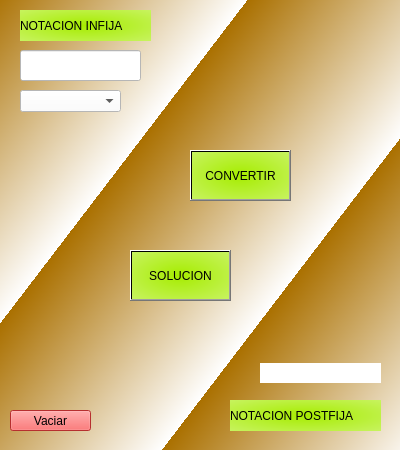
<?xml version="1.0" encoding="UTF-8"?>
<ui version="4.0">
 <class>Dialog</class>
 <widget class="QDialog" name="Dialog">
  <property name="geometry">
   <rect>
    <x>0</x>
    <y>0</y>
    <width>400</width>
    <height>450</height>
   </rect>
  </property>
  <property name="windowTitle">
   <string>21130876_LuisBarranco</string>
  </property>
  <property name="styleSheet">
   <string notr="true">background-color: qlineargradient(spread:repeat, x1:0.292, y1:0.38, x2:0.663, y2:0.699, stop:0 rgba(170, 112, 0, 255), stop:1 rgba(255, 255, 255, 255));</string>
  </property>
  <widget class="QPushButton" name="pushButton_convertir">
   <property name="geometry">
    <rect>
     <x>190</x>
     <y>150</y>
     <width>101</width>
     <height>51</height>
    </rect>
   </property>
   <property name="styleSheet">
    <string notr="true">background-color: qradialgradient(spread:pad, cx:0.5, cy:0.5, radius:1.887, fx:0.494, fy:0.5, stop:0 rgba(166, 236, 0, 255), stop:1 rgba(255, 255, 255, 255));
color: rgb(0, 0, 0);
font: 75 12pt &quot;Miriam Libre&quot;;</string>
   </property>
   <property name="text">
    <string>CONVERTIR</string>
   </property>
  </widget>
  <widget class="QPushButton" name="pushButton_solucion">
   <property name="geometry">
    <rect>
     <x>130</x>
     <y>250</y>
     <width>101</width>
     <height>51</height>
    </rect>
   </property>
   <property name="styleSheet">
    <string notr="true">background-color: qradialgradient(spread:pad, cx:0.5, cy:0.5, radius:1.887, fx:0.494, fy:0.5, stop:0 rgba(166, 236, 0, 255), stop:1 rgba(255, 255, 255, 255));
color: rgb(0, 0, 0);
font: 75 12pt &quot;Miriam Libre&quot;;</string>
   </property>
   <property name="text">
    <string>SOLUCION</string>
   </property>
  </widget>
  <widget class="QLabel" name="label_infija">
   <property name="geometry">
    <rect>
     <x>20</x>
     <y>10</y>
     <width>131</width>
     <height>31</height>
    </rect>
   </property>
   <property name="styleSheet">
    <string notr="true">background-color: qradialgradient(spread:pad, cx:0.5, cy:0.5, radius:1.887, fx:0.494, fy:0.5, stop:0 rgba(166, 236, 0, 255), stop:1 rgba(255, 255, 255, 255));
color: rgb(0, 0, 0);
font: 75 12pt &quot;Miriam Libre&quot;;</string>
   </property>
   <property name="text">
    <string>NOTACION INFIJA</string>
   </property>
  </widget>
  <widget class="QLabel" name="label_posfija">
   <property name="geometry">
    <rect>
     <x>230</x>
     <y>400</y>
     <width>151</width>
     <height>31</height>
    </rect>
   </property>
   <property name="styleSheet">
    <string notr="true">background-color: qradialgradient(spread:pad, cx:0.5, cy:0.5, radius:1.887, fx:0.494, fy:0.5, stop:0 rgba(166, 236, 0, 255), stop:1 rgba(255, 255, 255, 255));
color: rgb(0, 0, 0);
font: 75 12pt &quot;Miriam Libre&quot;;</string>
   </property>
   <property name="text">
    <string>NOTACION POSTFIJA</string>
   </property>
  </widget>
  <widget class="QLabel" name="label_res">
   <property name="geometry">
    <rect>
     <x>260</x>
     <y>363</y>
     <width>121</width>
     <height>20</height>
    </rect>
   </property>
   <property name="styleSheet">
    <string notr="true">background-color: rgb(255, 255, 255);
border-color: rgb(0, 0, 0);
font: 75 12pt &quot;Miriam Libre&quot;;</string>
   </property>
   <property name="text">
    <string/>
   </property>
  </widget>
  <widget class="QLineEdit" name="lineEdit_infija">
   <property name="geometry">
    <rect>
     <x>20</x>
     <y>50</y>
     <width>121</width>
     <height>31</height>
    </rect>
   </property>
   <property name="styleSheet">
    <string notr="true">background-color: rgb(255, 255, 255);
color: rgb(0, 0, 0);
font: 75 12pt &quot;Miriam Libre&quot;;</string>
   </property>
  </widget>
  <widget class="QComboBox" name="comboBox">
   <property name="geometry">
    <rect>
     <x>20</x>
     <y>90</y>
     <width>101</width>
     <height>22</height>
    </rect>
   </property>
   <property name="styleSheet">
    <string notr="true">background-color: rgb(255, 255, 255);
color: rgb(0, 0, 0);
font: 75 10pt &quot;Miriam Libre&quot;;</string>
   </property>
  </widget>
  <widget class="QPushButton" name="pushButton_vaciar">
   <property name="geometry">
    <rect>
     <x>10</x>
     <y>410</y>
     <width>81</width>
     <height>21</height>
    </rect>
   </property>
   <property name="styleSheet">
    <string notr="true">font: 75 10pt &quot;Miriam Libre&quot;;
background-color: rgb(255, 66, 66);
color: rgb(0, 0, 0);</string>
   </property>
   <property name="text">
    <string>Vaciar</string>
   </property>
  </widget>
 </widget>
 <resources/>
 <connections/>
</ui>
